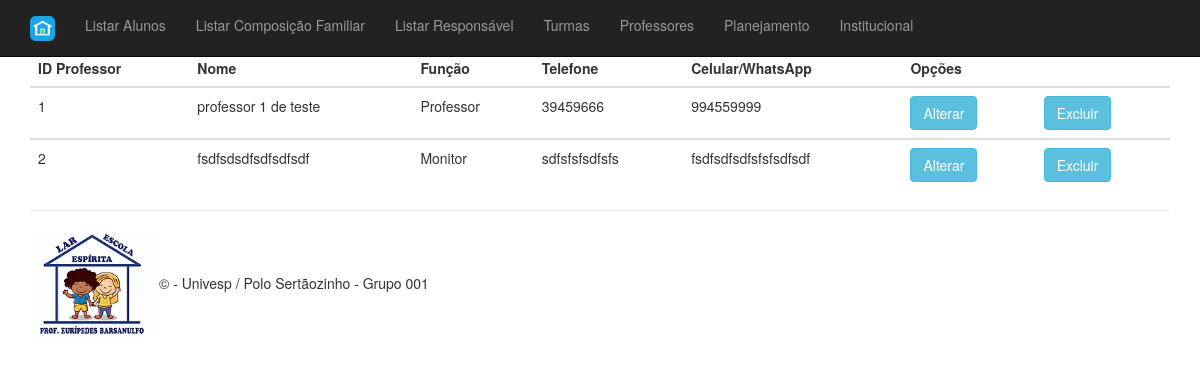
/listagem_professor, run on an earlier commit of the app's database.
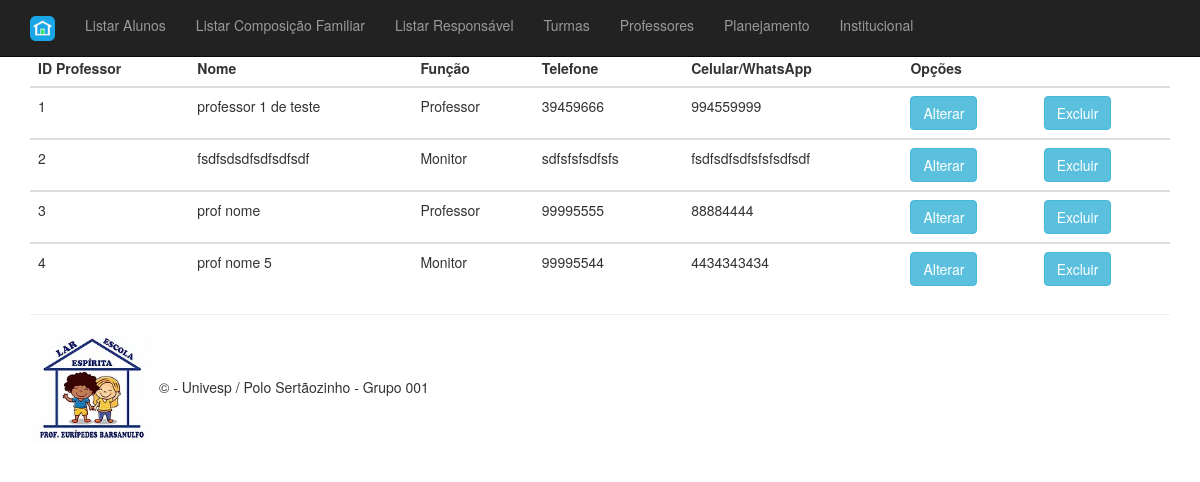
And on a later commit of the database.
### aluno/models.py (models this page shows)
class Professor(db.Model):
    __tablename__ = 'professor'
    __table_args__ = {'extend_existing': True}
    id = db.Column(db.Integer, primary_key=True, autoincrement=True)
    prof_nome = db.Column(db.String(120))
    prof_funcao = db.Column(db.String(60))
    prof_telefone = db.Column(db.String(20))
    prof_celular = db.Column(db.String(20))

### aluno/routes.py (the view)
@app.route("/listagem_professor", methods=["GET"])
def listagem_professor():
    professores = Professor.query.all()
    return render_template("listagem_professor.html", professores=professores)

### aluno/templates/listagem_professor.html (shortened to what this page needs)
{% extends 'base.html' %}
{% block content %}
<table class="table table-hover table-dark">
    <thead>
        <tr>
            <th scope="col">ID Professor</th>
            <th scope="col">Nome</th>
            <th scope="col">Função</th>
            <th scope="col">Telefone</th>
            <th scope="col">Celular/WhatsApp</th>
            <th scope="col">Opções</th>
            <th scope="col"></th>
        </tr>
    </thead>
    {% for professor in professores %}
    <tbody>
        <tr>
            <td> {{ professor.id }} </td>
            <td> {{ professor.prof_nome }}</td>
            <td> {{ professor.prof_funcao }}</td>
            <td> {{ professor.prof_telefone }}</td>
            <td> {{ professor.prof_celular }}</td>
            <td>
                <button class="btn btn-outline btn-info">Alterar</button>
            </td>
            <td>
                <button class="btn btn-outline btn-info">Excluir</button>
            </td>
        </tr>
    </tbody>
    {% endfor %}
</table>
{% endblock %}

### aluno/templates/base.html (shortened to what this page needs)
<!doctype html>
<html lang="pt-br">
<head>
    <link rel="stylesheet" type="text/css" href="/static/content/bootstrap.min.css" />
    <link rel="stylesheet" type="text/css" href="/static/content/site.css" />
</head>
<body>
    <div class="navbar navbar-inverse navbar-fixed-top">
        <div class="container">
            <div class="navbar-header">
                <a href="/" class="navbar-brand"><img width="25" src="static/imagens/home.png" /></a>
            </div>
            <div class=" navbar-collapse collapse">
                <ul class="nav navbar-nav">
                    <li> <a href="{{ url_for('listagem_aluno') }}">Listar Alunos</a></li>
                    <li> <a href="{{ url_for('listagem_composicao_familiar') }}">Listar Composição Familiar</a></li>
                    <li> <a href="{{ url_for('listagem_responsavel') }}">Listar Responsável</a></li>
                    <li> <a href="{{ url_for('listagem_turma') }}">Turmas</a></li>
                    <li> <a href="{{ url_for('listagem_professor') }}">Professores</a></li>
                    <li> <a href="{{ url_for('listagem_planejamento') }}">Planejamento</a></li>
                    <li> <a href="https://www.larescolaespirita.com/" target="_blank">Institucional</a></li>
                </ul>
            </div>
        </div>
    </div>
    <div class="container body-content">
        {% block content %}{% endblock %}
        <hr />
        <footer>
            <p><img src="static/imagens/logomarca lar escola 3.webp" width="125" />  &copy; {{ year }} - Univesp / Polo Sert&atildeozinho - Grupo 001</p>
        </footer>
    </div>
</body>
</html>

### aluno/static/content/site.css (style rules this page uses)
body { padding-top: 50px; padding-bottom: 20px; }
.body-content { padding-left: 15px; padding-right: 15px; }

What changed in the data, as far as the page shows it:
added Professor: id "3", prof_nome "prof nome", prof_funcao "Professor", prof_telefone "99995555", prof_celular "88884444"
added Professor: id "4", prof_nome "prof nome 5", prof_funcao "Monitor", prof_telefone "99995544", prof_celular "4434343434"
